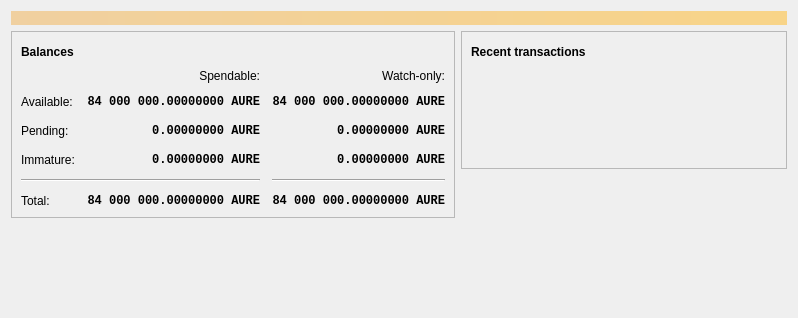
<?xml version="1.0" encoding="UTF-8"?>
<ui version="4.0">
 <class>OverviewPage</class>
 <widget class="QWidget" name="OverviewPage">
  <property name="geometry">
   <rect>
    <x>0</x>
    <y>0</y>
    <width>798</width>
    <height>318</height>
   </rect>
  </property>
  <property name="windowTitle">
   <string>Form</string>
  </property>
  <layout class="QVBoxLayout" name="topLayout">
   <item>
    <widget class="QLabel" name="labelAlerts">
     <property name="visible">
      <bool>false</bool>
     </property>
     <property name="styleSheet">
      <string notr="true">QLabel { background-color: qlineargradient(x1: 0, y1: 0, x2: 1, y2: 0, stop:0 #F0D0A0, stop:1 #F8D488); color:#000000; }</string>
     </property>
     <property name="wordWrap">
      <bool>true</bool>
     </property>
     <property name="margin">
      <number>3</number>
     </property>
     <property name="textInteractionFlags">
      <set>Qt::TextSelectableByMouse</set>
     </property>
    </widget>
   </item>
   <item>
    <layout class="QHBoxLayout" name="horizontalLayout" stretch="1,1">
     <item>
      <layout class="QVBoxLayout" name="verticalLayout_2">
       <item>
        <widget class="QFrame" name="frame">
         <property name="frameShape">
          <enum>QFrame::StyledPanel</enum>
         </property>
         <property name="frameShadow">
          <enum>QFrame::Raised</enum>
         </property>
         <layout class="QVBoxLayout" name="verticalLayout_4">
          <item>
           <layout class="QHBoxLayout" name="horizontalLayout_4">
            <item>
             <widget class="QLabel" name="label_5">
              <property name="font">
               <font>
                <weight>75</weight>
                <bold>true</bold>
               </font>
              </property>
              <property name="text">
               <string>Balances</string>
              </property>
             </widget>
            </item>
            <item>
             <widget class="QPushButton" name="labelWalletStatus">
              <property name="enabled">
               <bool>true</bool>
              </property>
              <property name="maximumSize">
               <size>
                <width>30</width>
                <height>16777215</height>
               </size>
              </property>
              <property name="toolTip">
               <string>The displayed information may be out of date. Your wallet automatically synchronizes with the Aure network after a connection is established, but this process has not completed yet.</string>
              </property>
              <property name="text">
               <string/>
              </property>
              <property name="icon">
               <iconset resource="../bitcoin.qrc">
                <normaloff>:/icons/warning</normaloff>
                <disabledoff>:/icons/warning</disabledoff>:/icons/warning</iconset>
              </property>
              <property name="iconSize">
               <size>
                <width>24</width>
                <height>24</height>
               </size>
              </property>
              <property name="flat">
               <bool>true</bool>
              </property>
             </widget>
            </item>
            <item>
             <spacer name="horizontalSpacer_3">
              <property name="orientation">
               <enum>Qt::Horizontal</enum>
              </property>
              <property name="sizeHint" stdset="0">
               <size>
                <width>40</width>
                <height>20</height>
               </size>
              </property>
             </spacer>
            </item>
           </layout>
          </item>
          <item>
           <layout class="QGridLayout" name="gridLayout">
            <property name="spacing">
             <number>12</number>
            </property>
            <item row="2" column="2">
             <widget class="QLabel" name="labelWatchPending">
              <property name="font">
               <font>
                <family>Monospace</family>
                <weight>75</weight>
                <bold>true</bold>
               </font>
              </property>
              <property name="cursor">
               <cursorShape>IBeamCursor</cursorShape>
              </property>
              <property name="toolTip">
               <string>Unconfirmed transactions to watch-only addresses</string>
              </property>
              <property name="text">
               <string notr="true">0.00000000 AURE</string>
              </property>
              <property name="alignment">
               <set>Qt::AlignRight|Qt::AlignTrailing|Qt::AlignVCenter</set>
              </property>
              <property name="textInteractionFlags">
               <set>Qt::LinksAccessibleByMouse|Qt::TextSelectableByKeyboard|Qt::TextSelectableByMouse</set>
              </property>
             </widget>
            </item>
            <item row="2" column="1">
             <widget class="QLabel" name="labelUnconfirmed">
              <property name="font">
               <font>
                <family>Monospace</family>
                <weight>75</weight>
                <bold>true</bold>
               </font>
              </property>
              <property name="cursor">
               <cursorShape>IBeamCursor</cursorShape>
              </property>
              <property name="toolTip">
               <string>Total of transactions that have yet to be confirmed, and do not yet count toward the spendable balance</string>
              </property>
              <property name="text">
               <string notr="true">0.00000000 AURE</string>
              </property>
              <property name="alignment">
               <set>Qt::AlignRight|Qt::AlignTrailing|Qt::AlignVCenter</set>
              </property>
              <property name="textInteractionFlags">
               <set>Qt::LinksAccessibleByMouse|Qt::TextSelectableByKeyboard|Qt::TextSelectableByMouse</set>
              </property>
             </widget>
            </item>
            <item row="3" column="2">
             <widget class="QLabel" name="labelWatchImmature">
              <property name="font">
               <font>
                <family>Monospace</family>
                <weight>75</weight>
                <bold>true</bold>
               </font>
              </property>
              <property name="cursor">
               <cursorShape>IBeamCursor</cursorShape>
              </property>
              <property name="toolTip">
               <string>Mined balance in watch-only addresses that has not yet matured</string>
              </property>
              <property name="text">
               <string notr="true">0.00000000 AURE</string>
              </property>
              <property name="alignment">
               <set>Qt::AlignRight|Qt::AlignTrailing|Qt::AlignVCenter</set>
              </property>
              <property name="textInteractionFlags">
               <set>Qt::LinksAccessibleByMouse|Qt::TextSelectableByKeyboard|Qt::TextSelectableByMouse</set>
              </property>
             </widget>
            </item>
            <item row="4" column="0" colspan="2">
             <widget class="Line" name="line">
              <property name="orientation">
               <enum>Qt::Horizontal</enum>
              </property>
             </widget>
            </item>
            <item row="4" column="2">
             <widget class="Line" name="lineWatchBalance">
              <property name="sizePolicy">
               <sizepolicy hsizetype="Preferred" vsizetype="Fixed">
                <horstretch>0</horstretch>
                <verstretch>0</verstretch>
               </sizepolicy>
              </property>
              <property name="minimumSize">
               <size>
                <width>140</width>
                <height>0</height>
               </size>
              </property>
              <property name="orientation">
               <enum>Qt::Horizontal</enum>
              </property>
             </widget>
            </item>
            <item row="5" column="0">
             <widget class="QLabel" name="labelTotalText">
              <property name="text">
               <string>Total:</string>
              </property>
             </widget>
            </item>
            <item row="3" column="1">
             <widget class="QLabel" name="labelImmature">
              <property name="font">
               <font>
                <family>Monospace</family>
                <weight>75</weight>
                <bold>true</bold>
               </font>
              </property>
              <property name="cursor">
               <cursorShape>IBeamCursor</cursorShape>
              </property>
              <property name="toolTip">
               <string>Mined balance that has not yet matured</string>
              </property>
              <property name="text">
               <string notr="true">0.00000000 AURE</string>
              </property>
              <property name="alignment">
               <set>Qt::AlignRight|Qt::AlignTrailing|Qt::AlignVCenter</set>
              </property>
              <property name="textInteractionFlags">
               <set>Qt::LinksAccessibleByMouse|Qt::TextSelectableByKeyboard|Qt::TextSelectableByMouse</set>
              </property>
             </widget>
            </item>
            <item row="2" column="3">
             <spacer name="horizontalSpacer_2">
              <property name="orientation">
               <enum>Qt::Horizontal</enum>
              </property>
              <property name="sizeHint" stdset="0">
               <size>
                <width>40</width>
                <height>20</height>
               </size>
              </property>
             </spacer>
            </item>
            <item row="3" column="0">
             <widget class="QLabel" name="labelImmatureText">
              <property name="text">
               <string>Immature:</string>
              </property>
             </widget>
            </item>
            <item row="5" column="1">
             <widget class="QLabel" name="labelTotal">
              <property name="font">
               <font>
                <family>Monospace</family>
                <weight>75</weight>
                <bold>true</bold>
               </font>
              </property>
              <property name="cursor">
               <cursorShape>IBeamCursor</cursorShape>
              </property>
              <property name="toolTip">
               <string>Your current total balance</string>
              </property>
              <property name="text">
               <string notr="true">84 000 000.00000000 AURE</string>
              </property>
              <property name="alignment">
               <set>Qt::AlignRight|Qt::AlignTrailing|Qt::AlignVCenter</set>
              </property>
              <property name="textInteractionFlags">
               <set>Qt::LinksAccessibleByMouse|Qt::TextSelectableByKeyboard|Qt::TextSelectableByMouse</set>
              </property>
             </widget>
            </item>
            <item row="5" column="2">
             <widget class="QLabel" name="labelWatchTotal">
              <property name="font">
               <font>
                <family>Monospace</family>
                <weight>75</weight>
                <bold>true</bold>
               </font>
              </property>
              <property name="cursor">
               <cursorShape>IBeamCursor</cursorShape>
              </property>
              <property name="toolTip">
               <string>Current total balance in watch-only addresses</string>
              </property>
              <property name="text">
               <string notr="true">84 000 000.00000000 AURE</string>
              </property>
              <property name="alignment">
               <set>Qt::AlignRight|Qt::AlignTrailing|Qt::AlignVCenter</set>
              </property>
              <property name="textInteractionFlags">
               <set>Qt::LinksAccessibleByMouse|Qt::TextSelectableByKeyboard|Qt::TextSelectableByMouse</set>
              </property>
             </widget>
            </item>
            <item row="0" column="2">
             <widget class="QLabel" name="labelWatchonly">
              <property name="text">
               <string>Watch-only:</string>
              </property>
              <property name="alignment">
               <set>Qt::AlignRight|Qt::AlignTrailing|Qt::AlignVCenter</set>
              </property>
             </widget>
            </item>
            <item row="1" column="0">
             <widget class="QLabel" name="labelBalanceText">
              <property name="text">
               <string>Available:</string>
              </property>
             </widget>
            </item>
            <item row="1" column="1">
             <widget class="QLabel" name="labelBalance">
              <property name="font">
               <font>
                <family>Monospace</family>
                <weight>75</weight>
                <bold>true</bold>
               </font>
              </property>
              <property name="cursor">
               <cursorShape>IBeamCursor</cursorShape>
              </property>
              <property name="toolTip">
               <string>Your current spendable balance</string>
              </property>
              <property name="text">
               <string notr="true">84 000 000.00000000 AURE</string>
              </property>
              <property name="alignment">
               <set>Qt::AlignRight|Qt::AlignTrailing|Qt::AlignVCenter</set>
              </property>
              <property name="textInteractionFlags">
               <set>Qt::LinksAccessibleByMouse|Qt::TextSelectableByKeyboard|Qt::TextSelectableByMouse</set>
              </property>
             </widget>
            </item>
            <item row="1" column="2">
             <widget class="QLabel" name="labelWatchAvailable">
              <property name="font">
               <font>
                <family>Monospace</family>
                <weight>75</weight>
                <bold>true</bold>
               </font>
              </property>
              <property name="cursor">
               <cursorShape>IBeamCursor</cursorShape>
              </property>
              <property name="toolTip">
               <string>Your current balance in watch-only addresses</string>
              </property>
              <property name="text">
               <string notr="true">84 000 000.00000000 AURE</string>
              </property>
              <property name="alignment">
               <set>Qt::AlignRight|Qt::AlignTrailing|Qt::AlignVCenter</set>
              </property>
              <property name="textInteractionFlags">
               <set>Qt::LinksAccessibleByMouse|Qt::TextSelectableByKeyboard|Qt::TextSelectableByMouse</set>
              </property>
             </widget>
            </item>
            <item row="2" column="0">
             <widget class="QLabel" name="labelPendingText">
              <property name="text">
               <string>Pending:</string>
              </property>
             </widget>
            </item>
            <item row="0" column="1">
             <widget class="QLabel" name="labelSpendable">
              <property name="text">
               <string>Spendable:</string>
              </property>
              <property name="alignment">
               <set>Qt::AlignRight|Qt::AlignTrailing|Qt::AlignVCenter</set>
              </property>
             </widget>
            </item>
           </layout>
          </item>
         </layout>
        </widget>
       </item>
       <item>
        <spacer name="verticalSpacer">
         <property name="orientation">
          <enum>Qt::Vertical</enum>
         </property>
         <property name="sizeHint" stdset="0">
          <size>
           <width>20</width>
           <height>40</height>
          </size>
         </property>
        </spacer>
       </item>
      </layout>
     </item>
     <item>
      <layout class="QVBoxLayout" name="verticalLayout_3">
       <item>
        <widget class="QFrame" name="frame_2">
         <property name="frameShape">
          <enum>QFrame::StyledPanel</enum>
         </property>
         <property name="frameShadow">
          <enum>QFrame::Raised</enum>
         </property>
         <layout class="QVBoxLayout" name="verticalLayout">
          <item>
           <layout class="QHBoxLayout" name="horizontalLayout_2">
            <item>
             <widget class="QLabel" name="label_4">
              <property name="font">
               <font>
                <weight>75</weight>
                <bold>true</bold>
               </font>
              </property>
              <property name="text">
               <string>Recent transactions</string>
              </property>
             </widget>
            </item>
            <item>
             <widget class="QPushButton" name="labelTransactionsStatus">
              <property name="enabled">
               <bool>true</bool>
              </property>
              <property name="maximumSize">
               <size>
                <width>30</width>
                <height>16777215</height>
               </size>
              </property>
              <property name="toolTip">
               <string>The displayed information may be out of date. Your wallet automatically synchronizes with the Aure network after a connection is established, but this process has not completed yet.</string>
              </property>
              <property name="text">
               <string/>
              </property>
              <property name="icon">
               <iconset resource="../bitcoin.qrc">
                <normaloff>:/icons/warning</normaloff>
                <disabledoff>:/icons/warning</disabledoff>:/icons/warning</iconset>
              </property>
              <property name="iconSize">
               <size>
                <width>24</width>
                <height>24</height>
               </size>
              </property>
              <property name="flat">
               <bool>true</bool>
              </property>
             </widget>
            </item>
            <item>
             <spacer name="horizontalSpacer">
              <property name="orientation">
               <enum>Qt::Horizontal</enum>
              </property>
              <property name="sizeHint" stdset="0">
               <size>
                <width>40</width>
                <height>20</height>
               </size>
              </property>
             </spacer>
            </item>
           </layout>
          </item>
          <item>
           <widget class="TransactionOverviewWidget" name="listTransactions">
            <property name="styleSheet">
             <string notr="true">QListView { background: transparent; }</string>
            </property>
            <property name="frameShape">
             <enum>QFrame::NoFrame</enum>
            </property>
            <property name="verticalScrollBarPolicy">
             <enum>Qt::ScrollBarAlwaysOff</enum>
            </property>
            <property name="horizontalScrollBarPolicy">
             <enum>Qt::ScrollBarAlwaysOff</enum>
            </property>
            <property name="sizeAdjustPolicy">
             <enum>QAbstractScrollArea::AdjustToContents</enum>
            </property>
            <property name="selectionMode">
             <enum>QAbstractItemView::NoSelection</enum>
            </property>
            <property name="uniformItemSizes">
             <bool>true</bool>
            </property>
           </widget>
          </item>
         </layout>
        </widget>
       </item>
       <item>
        <spacer name="verticalSpacer_2">
         <property name="orientation">
          <enum>Qt::Vertical</enum>
         </property>
         <property name="sizeHint" stdset="0">
          <size>
           <width>20</width>
           <height>40</height>
          </size>
         </property>
        </spacer>
       </item>
      </layout>
     </item>
    </layout>
   </item>
  </layout>
 </widget>
 <customwidgets>
  <customwidget>
   <class>TransactionOverviewWidget</class>
   <extends>QListView</extends>
   <header>qt/transactionoverviewwidget.h</header>
  </customwidget>
 </customwidgets>
 <resources/>
 <connections/>
</ui>
